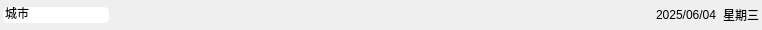
       <widget class="QWidget" name="widget1" native="true">
        <property name="sizePolicy">
         <sizepolicy hsizetype="Preferred" vsizetype="Preferred">
          <horstretch>0</horstretch>
          <verstretch>0</verstretch>
         </sizepolicy>
        </property>
        <property name="maximumSize">
         <size>
          <width>16777215</width>
          <height>30</height>
         </size>
        </property>
        <layout class="QHBoxLayout" name="horizontalLayout_2">
         <property name="leftMargin">
          <number>3</number>
         </property>
         <property name="topMargin">
          <number>0</number>
         </property>
         <property name="rightMargin">
          <number>3</number>
         </property>
         <property name="bottomMargin">
          <number>0</number>
         </property>
         <item>
          <widget class="QLineEdit" name="searchLineEdit">
           <property name="minimumSize">
            <size>
             <width>90</width>
             <height>0</height>
            </size>
           </property>
           <property name="styleSheet">
            <string notr="true">QLineEdit {background-color: rgb(255, 255, 255); border-radius: 5px;}
</string>
           </property>
           <property name="text">
            <string>城市</string>
           </property>
          </widget>
         </item>
         <item>
          <widget class="QLabel" name="searchLabel">
           <property name="maximumSize">
            <size>
             <width>20</width>
             <height>20</height>
            </size>
           </property>
           <property name="text">
            <string/>
           </property>
           <property name="pixmap">
            <pixmap resource="../resources/res.qrc">:/weather/images/search.png</pixmap>
           </property>
           <property name="scaledContents">
            <bool>true</bool>
           </property>
          </widget>
         </item>
         <item>
          <spacer name="hSpacer2">
           <property name="orientation">
            <enum>Qt::Orientation::Horizontal</enum>
           </property>
           <property name="sizeHint" stdset="0">
            <size>
             <width>528</width>
             <height>20</height>
            </size>
           </property>
          </spacer>
         </item>
         <item>
          <widget class="QLabel" name="dateLabel">
           <property name="text">
            <string>2025/06/04</string>
           </property>
          </widget>
         </item>
         <item>
          <widget class="QLabel" name="weekLabel">
           <property name="text">
            <string>星期三</string>
           </property>
          </widget>
         </item>
        </layout>
       </widget>
